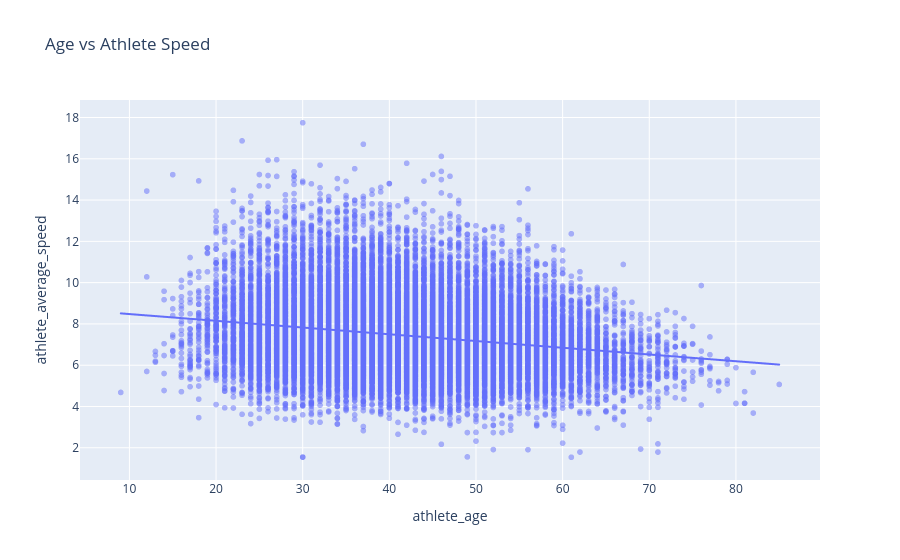

This figure's notebook cell:
### Markdown cell above
#### Age vs Speed Relationship

### Code cell
fig = px.scatter(
    df3,
    x='athlete_age',
    y='athlete_average_speed',
    trendline='ols',
    opacity=0.5,
    title='Age vs Athlete Speed'
)
fig.show()

### Figure 1 — Plotly figure (JSON) as saved in the notebook; plotly's stock layout.template omitted (floating-point values rounded to 4 significant figures; data arrays with more than 128 entries replaced by an {"elided": "..."} marker saying what was removed)
{"data": [{"hovertemplate": "athlete_age=%{x}<br>athlete_average_speed=%{y}<extra></extra>", "legendgroup": "", "marker": {"color": "#636efa", "opacity": 0.5, "symbol": "circle"}, "mode": "markers", "name": "", "showlegend": false, "type": "scattergl", "x": {"elided": "25857 int values"}, "xaxis": "x", "y": {"elided": "25857 float values"}, "yaxis": "y"}, {"hovertemplate": "<b>OLS trendline</b><br>athlete_average_speed = -0.0326461 * athlete_age + 8.80425<br>R<sup>2</sup>=0.041997<br><br>athlete_age=%{x}<br>athlete_average_speed=%{y} <b>(trend)</b><extra></extra>", "legendgroup": "", "marker": {"color": "#636efa", "symbol": "circle"}, "mode": "lines", "name": "", "showlegend": false, "type": "scattergl", "x": {"elided": "25857 int values"}, "xaxis": "x", "y": {"elided": "25857 float values"}, "yaxis": "y"}], "layout": {"legend": {"tracegroupgap": 0}, "title": {"text": "Age vs Athlete Speed"}, "xaxis": {"anchor": "y", "domain": [0, 1], "title": {"text": "athlete_age"}}, "yaxis": {"anchor": "x", "domain": [0, 1], "title": {"text": "athlete_average_speed"}}}}
